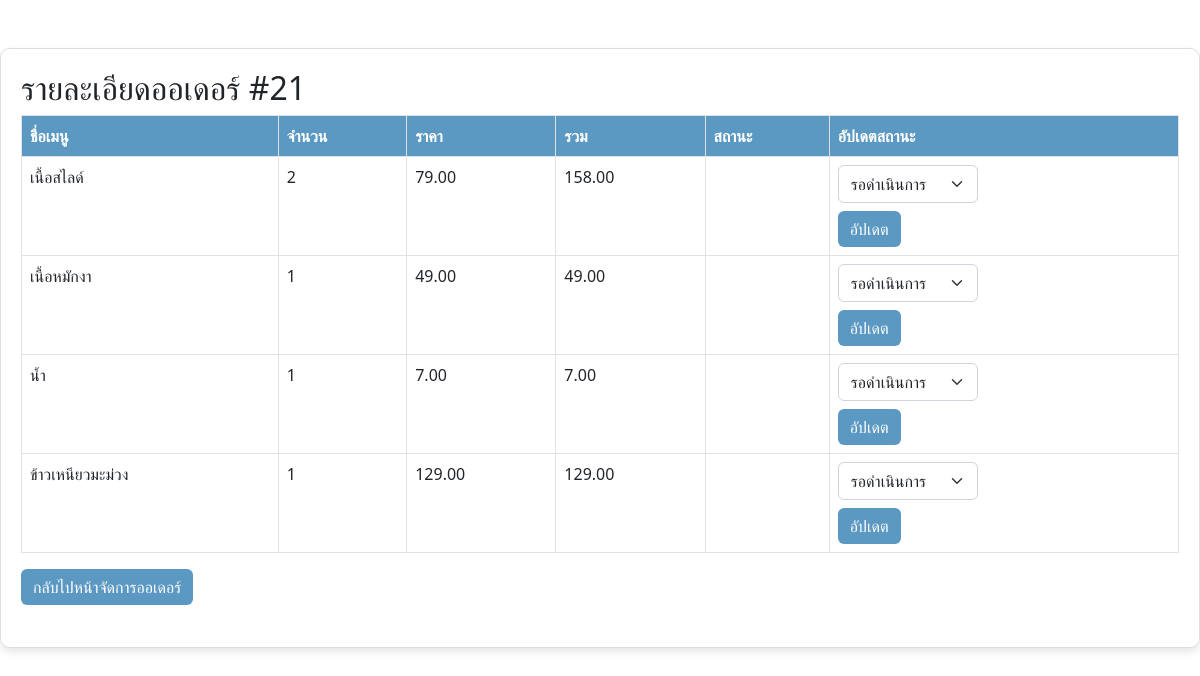
/order_details.php?order_buffet_id=21 (signed in), run on the app's committed database.
### tables this page shows
CREATE TABLE `order_buffet_details` (
  `order_buffet_detail_id` int(11) NOT NULL,
  `order_buffet_id` int(11) NOT NULL,
  `item_id` int(11) NOT NULL,
  `quantity` int(1) NOT NULL,
  `status` int(1) NOT NULL
);

CREATE TABLE `menuitems` (
  `item_id` int(11) NOT NULL,
  `category_id` int(11) NOT NULL,
  `name` varchar(100) NOT NULL,
  `description` text NOT NULL,
  `price` decimal(10,2) NOT NULL,
  `image_path` varchar(255) NOT NULL,
  `status` int(1) NOT NULL,
  `unit_id` int(11) NOT NULL,
  `order_type` int(1) NOT NULL
);

### order_details.php (the view, shortened to what this page needs)
<?php
include 'includes/db_connect.php';
$order_buffet_id = $_GET['order_buffet_id'];
$sql = "SELECT d.item_id, d.quantity, m.name, m.price, d.status
        FROM order_buffet_details d
        JOIN menuitems m ON d.item_id = m.item_id
        WHERE d.order_buffet_id = ?";
$stmt = $conn->prepare($sql);
$stmt->bind_param("i", $order_buffet_id);
$stmt->execute();
$result = $stmt->get_result();
$status_options = [
    1 => 'รอดำเนินการ',
    2 => 'กำลังดำเนินการ',
    3 => 'จัดส่งแล้ว',
    4 => 'ยกเลิก',
];
?>
<!DOCTYPE html>
<html lang="en">
<head>
    <link rel="stylesheet" href="https://cdn.jsdelivr.net/npm/bootstrap@5.2.3/dist/css/bootstrap.min.css">
    <link rel="stylesheet" href="css/order_details.css">
</head>
<body>
    <div class="container mt-5">
        <h2>รายละเอียดออเดอร์ #<?php echo $order_buffet_id; ?></h2>
        <table class="table table-bordered">
            <thead>
                <tr>
                    <th>ชื่อเมนู</th>
                    <th>จำนวน</th>
                    <th>ราคา</th>
                    <th>รวม</th>
                    <th>สถานะ</th>
                    <th>อัปเดตสถานะ</th>
                </tr>
            </thead>
            <tbody>
                <?php while ($row = $result->fetch_assoc()) { ?>
                    <tr>
                        <td><?php echo htmlspecialchars($row['name']); ?></td>
                        <td><?php echo htmlspecialchars($row['quantity']); ?></td>
                        <td><?php echo htmlspecialchars($row['price']); ?></td>
                        <td><?php echo number_format($row['price'] * $row['quantity'], 2); ?></td>
                        <td><?php echo htmlspecialchars($status_options[$row['status']]); ?></td>
                        <td>
                            <form action="order_details.php?order_buffet_id=<?php echo $order_buffet_id; ?>" method="POST">
                                <select name="status" class="form-select">
                                    <?php foreach ($status_options as $value => $label) { ?>
                                        <option value="<?php echo $value; ?>" <?php echo $row['status'] == $value ? 'selected' : ''; ?>>
                                            <?php echo $label; ?>
                                        </option>
                                    <?php } ?>
                                </select>
                                <button type="submit" name="update_status" class="btn btn-primary mt-2">อัปเดต</button>
                            </form>
                        </td>
                    </tr>
                <?php } ?>
            </tbody>
        </table>
        <a href="manage_orders.php" class="btn btn-primary">กลับไปหน้าจัดการออเดอร์</a>
    </div>
</body>
</html>

### css/order_details.css (style rules this page uses)
.container { background-color: rgba(255, 255, 255, 0.9); padding: 20px; border-radius: 10px; border: 1px solid #ddd; max-width: 1200px; margin: 20px auto; min-height: 600px; box-shadow: 0 4px 8px rgba(0, 0, 0, 0.1); }
.table thead th { background-color: #5B99C2; color: white; }
.btn-primary { background-color: #5B99C2; border: none; }
.form-select { width: auto; max-width: 200px; }

### data on the page
order_buffet_details: item.name "เนื้อสไลด์", quantity "2", item.price "79.00", $row['price'] * $row['quantity'] "158.00"
order_buffet_details: item.name "เนื้อหมักงา", quantity "1", item.price "49.00", $row['price']*$row['quantity'] "49.00"
order_buffet_details: item.name "น้ำ", quantity "1", item.price "7.00", $row['price']*$row['quantity'] "7.00"
order_buffet_details: item.name "ข้าวเหนียวมะม่วง", quantity "1", item.price "129.00", $row['price']*$row['quantity'] "129.00"

### other printed values
$order_buffet_id "21"
form field status "รอดำเนินการ"
